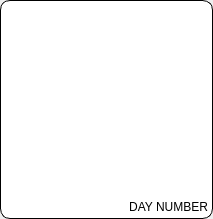
<?xml version="1.0" encoding="UTF-8"?>
<ui version="4.0">
 <class>DaySlot</class>
 <widget class="QWidget" name="DaySlot">
  <property name="geometry">
   <rect>
    <x>0</x>
    <y>0</y>
    <width>213</width>
    <height>219</height>
   </rect>
  </property>
  <property name="windowTitle">
   <string>Form</string>
  </property>
  <property name="styleSheet">
   <string notr="true"/>
  </property>
  <layout class="QVBoxLayout" name="verticalLayout" stretch="0">
   <property name="spacing">
    <number>0</number>
   </property>
   <property name="leftMargin">
    <number>0</number>
   </property>
   <property name="topMargin">
    <number>0</number>
   </property>
   <property name="rightMargin">
    <number>0</number>
   </property>
   <property name="bottomMargin">
    <number>0</number>
   </property>
   <item>
    <widget class="QFrame" name="HolderOfAll">
     <property name="styleSheet">
      <string notr="true">border: 1px solid black; border-radius: 10px; background: solid white;</string>
     </property>
     <property name="frameShape">
      <enum>QFrame::Shape::StyledPanel</enum>
     </property>
     <property name="frameShadow">
      <enum>QFrame::Shadow::Raised</enum>
     </property>
     <layout class="QVBoxLayout" name="verticalLayout_2" stretch="0,1">
      <property name="spacing">
       <number>0</number>
      </property>
      <property name="leftMargin">
       <number>4</number>
      </property>
      <property name="topMargin">
       <number>4</number>
      </property>
      <property name="rightMargin">
       <number>4</number>
      </property>
      <property name="bottomMargin">
       <number>4</number>
      </property>
      <item>
       <widget class="QWidget" name="Moons" native="true">
        <property name="styleSheet">
         <string notr="true">border: 0px solid black; border-radius: 0px; background-color: rgba(0,0,0,0);</string>
        </property>
        <layout class="QHBoxLayout" name="horizontalLayout">
         <property name="spacing">
          <number>2</number>
         </property>
         <property name="leftMargin">
          <number>0</number>
         </property>
         <property name="topMargin">
          <number>0</number>
         </property>
         <property name="rightMargin">
          <number>0</number>
         </property>
         <property name="bottomMargin">
          <number>0</number>
         </property>
        </layout>
       </widget>
      </item>
      <item>
       <widget class="QFrame" name="frame">
        <property name="styleSheet">
         <string notr="true">border: 0px solid black; border-radius: 0px; background-color: rgba(0,0,0,0);</string>
        </property>
        <property name="frameShape">
         <enum>QFrame::Shape::StyledPanel</enum>
        </property>
        <property name="frameShadow">
         <enum>QFrame::Shadow::Raised</enum>
        </property>
        <layout class="QHBoxLayout" name="horizontalLayout_2">
         <property name="spacing">
          <number>0</number>
         </property>
         <property name="leftMargin">
          <number>0</number>
         </property>
         <property name="topMargin">
          <number>0</number>
         </property>
         <property name="rightMargin">
          <number>0</number>
         </property>
         <property name="bottomMargin">
          <number>0</number>
         </property>
         <item alignment="Qt::AlignmentFlag::AlignLeft|Qt::AlignmentFlag::AlignBottom">
          <widget class="QFrame" name="frame_2">
           <property name="frameShape">
            <enum>QFrame::Shape::StyledPanel</enum>
           </property>
           <property name="frameShadow">
            <enum>QFrame::Shadow::Raised</enum>
           </property>
           <layout class="QVBoxLayout" name="verticalLayout_3">
            <property name="spacing">
             <number>0</number>
            </property>
            <property name="leftMargin">
             <number>0</number>
            </property>
            <property name="topMargin">
             <number>0</number>
            </property>
            <property name="rightMargin">
             <number>0</number>
            </property>
            <property name="bottomMargin">
             <number>0</number>
            </property>
            <item>
             <widget class="QLabel" name="eventsLabel">
              <property name="minimumSize">
               <size>
                <width>0</width>
                <height>0</height>
               </size>
              </property>
              <property name="styleSheet">
               <string notr="true">border: 0px solid black; border-radius: 0px; background-color: rgba(0,0,0,0)</string>
              </property>
              <property name="text">
               <string/>
              </property>
              <property name="alignment">
               <set>Qt::AlignmentFlag::AlignCenter</set>
              </property>
              <property name="margin">
               <number>3</number>
              </property>
             </widget>
            </item>
           </layout>
          </widget>
         </item>
         <item>
          <widget class="QLabel" name="label">
           <property name="styleSheet">
            <string notr="true">border: 0px solid black; border-radius: 0px; background-color: rgba(0,0,0,0)</string>
           </property>
           <property name="text">
            <string>DAY NUMBER</string>
           </property>
           <property name="alignment">
            <set>Qt::AlignmentFlag::AlignBottom|Qt::AlignmentFlag::AlignRight|Qt::AlignmentFlag::AlignTrailing</set>
           </property>
          </widget>
         </item>
        </layout>
       </widget>
      </item>
     </layout>
    </widget>
   </item>
  </layout>
 </widget>
 <resources/>
 <connections/>
</ui>
